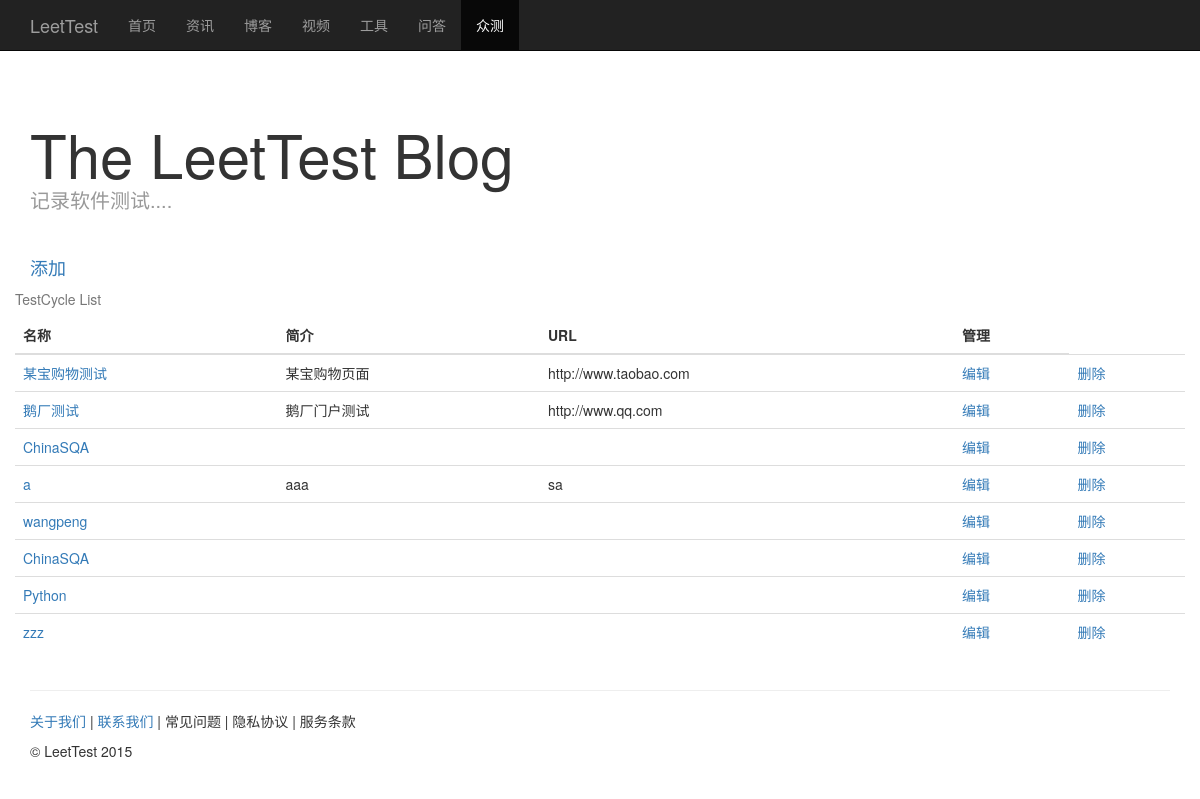
Page /crowd/ on the earlier database version.
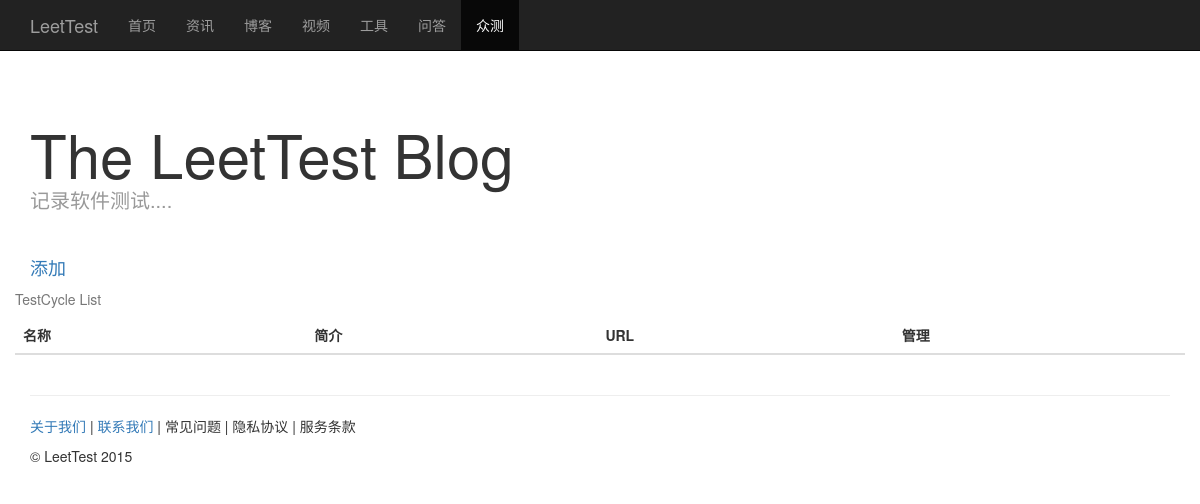
Same page on the later database version.
### crowd/models.py (models this page shows, shortened)
class TestCycle(models.Model):
    name=models.CharField(max_length=40)
    description=models.TextField()
    website=models.CharField(max_length=50,blank=True)
    start_time = models.DateTimeField(auto_now_add=True)
    end_time = models.DateTimeField(auto_now=True)

### crowd/views.py (the view)
# urls.py: url(r'^crowd/$','crowd.views.testcycle_list'),
def testcycle_list(request):
    all_testcycles = TestCycle.objects.all()
    p = Paginator(all_testcycles , 20)
    page = request.GET.get('page') # Get page
    try:
        testcycles = p.page(page)
    except PageNotAnInteger:
        testcycles = p.page(1)
    except EmptyPage:
        testcycles = p.page(p.num_pages)
    return render_to_response('testcycle_list.html', {"testcycles": testcycles,"page":page})

### crowd/templates/testcycle_list.html (shortened to what this page needs)
{% extends "base.html" %}
{% block active-crowd %}
  class="active"
{% endblock %}
{% block css %}
    <link href="/static/css/blog.css" rel="stylesheet">
{% endblock %}
{% block content %}
    <div class="container">
      <div class="blog-header">
        <h1 class="blog-title">The LeetTest Blog</h1>
        <p class="lead blog-description">记录软件测试....</p>
      </div>
      <div class="row">
        <div class="col-sm-8 blog-main">
          <a href="testcycle_add">添加</a>
		</div>
		<div>
			<table class="table table-hover">
			   <caption>TestCycle List</caption>
			   <thead>
			      <tr>
			         <th>名称</th>
			         <th>简介</th>
			         <th>URL</th>
               <th>管理</th>
			      </tr>
			   </thead>
			   <tbody>
			   	{% for testcycle in testcycles%}
			      <tr>
			         <td><a href="testcycle_show?id={{testcycle.id}}">{{ testcycle.name }}</a></td>
			         <td>{{ testcycle.description }}</td>
			         <td>{{ testcycle.website }}</td>
               <td><a href="testcycle_edit?id={{testcycle.id}}">编辑</a> </td>
               <td><a href="testcycle_delete?id={{testcycle.id}}">删除</a> </td>
            </tr>
			    {% endfor %}
			   </tbody>
			</table>
        </div>
      </div>
  </div>
{% endblock %}

### public/templates/base.html (shortened to what this page needs)
<!DOCTYPE html>
<html lang="zh-CN">
  <head>
    <link href="/static/bootstrap-3.3.4-dist/css/bootstrap.min.css" rel="stylesheet">
    <link href="/static/css/starter-template.css" rel="stylesheet">
    {% block css %}{% endblock %}
  </head>
  <body>
     <nav class="navbar navbar-inverse navbar-fixed-top">
      <div class="container">
        <div class="navbar-header">
          <a class="navbar-brand" href="/">LeetTest</a>
        </div>
        <div id="navbar" class="collapse navbar-collapse">
          <ul class="nav navbar-nav">
            <li {% block active-index %}{% endblock %} ><a href="/">首页</a></li>
            <li {% block active-news %}{% endblock %} ><a href="#news">资讯</a></li>
            <li {% block active-blog %}{% endblock %} ><a href="/blog">博客</a></li>
            <li {% block active-video %}{% endblock %} ><a href="#video">视频</a></li>
            <li {% block active-tool %}{% endblock %} ><a href="#tool">工具</a></li>
            <li {% block active-answer %}{% endblock %} ><a href="#answer">问答</a></li>
            <li {% block active-crowd %}{% endblock %} ><a href="/crowd">众测</a></li>
          </ul>
        </div>
      </div>
    </nav>
    {% block content %}{% endblock %}
    <div class="container">
      <hr>
      <footer>
        <p><a href="#about">关于我们</a> | <a href="#contact">联系我们</a> | 常见问题 | 隐私协议 | 服务条款</p>
        <p>&copy; LeetTest 2015</p>
      </footer>
    </div>
  </body>
</html>

### static/css/starter-template.css (style rules this page uses)
body { padding-top: 50px; }

### static/css/blog.css (style rules this page uses)
h1, .h1, h2, .h2, h3, .h3, h4, .h4, h5, .h5, h6, .h6 { margin-top: 0; font-family: "Helvetica Neue", Helvetica, Arial, sans-serif; font-weight: normal; color: #333; }
.blog-header { padding-top: 40px; padding-bottom: 20px; }
.blog-title { margin-top: 30px; margin-bottom: 0; font-size: 60px; font-weight: normal; }
.blog-description { font-size: 20px; color: #999; }
.blog-main { font-size: 18px; line-height: 1.5; }

Differences in the rows shown:
removed TestCycle: name "某宝购物测试", description "某宝购物页面", website "http://www.taobao.com"
removed TestCycle: name "鹅厂测试", description "鹅厂门户测试", website "http://www.qq.com"
removed TestCycle: name "ChinaSQA"
removed TestCycle: name "a", description "aaa", website "sa"
removed TestCycle: name "wangpeng"
removed TestCycle: name "ChinaSQA"
removed TestCycle: name "Python"
removed TestCycle: name "zzz"
